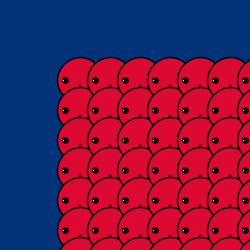
Frame 1 (no input)
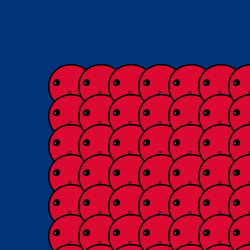
Frame 60 (the mouse pressed at the canvas centre just before this capture)
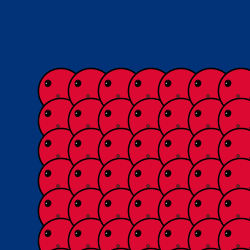
Frame 120 (the mouse held since frame 60 and released just before this capture)

The Processing sketch that drew these frames (run headless with seeded random() and noise(); from frame 60 on, the mouse is pressed at the canvas centre):

// Processing sketch: processing_14578
// ── processing_14578.pde




void setup() {
size(250,250);
}
   
void draw() {
  background(2,50,120);
  for(int x=50; x<250; x=x+30){
   for(int y=50; y<250; y=y+30){
     pushMatrix();
     translate(x,y);
     scale(0.3);
     rotate(radians(frameCount/4));
     my_draw();
     popMatrix();
       
   }
  }
 }
    
void my_draw() {
//얼굴
strokeWeight(5);
fill(220,10,50);
ellipse(100,100,150,150);
 
  
//눈1
 
strokeWeight(3);
fill(0,0,0);
ellipse(145,100,20,20);
  
strokeWeight(1);
fill(255);
  
//눈2
strokeWeight(3);
fill(0,0,0);
ellipse(50,100,20,20);
  
strokeWeight(1);
fill(255);
ellipse(45,102,5,5);
  
  
//코
fill(100,50,50);
ellipse(100,120,10,10);
  
//입
strokeWeight(2);
line(88,143,100,150);
line(100,150,112,143);
}

                
                
